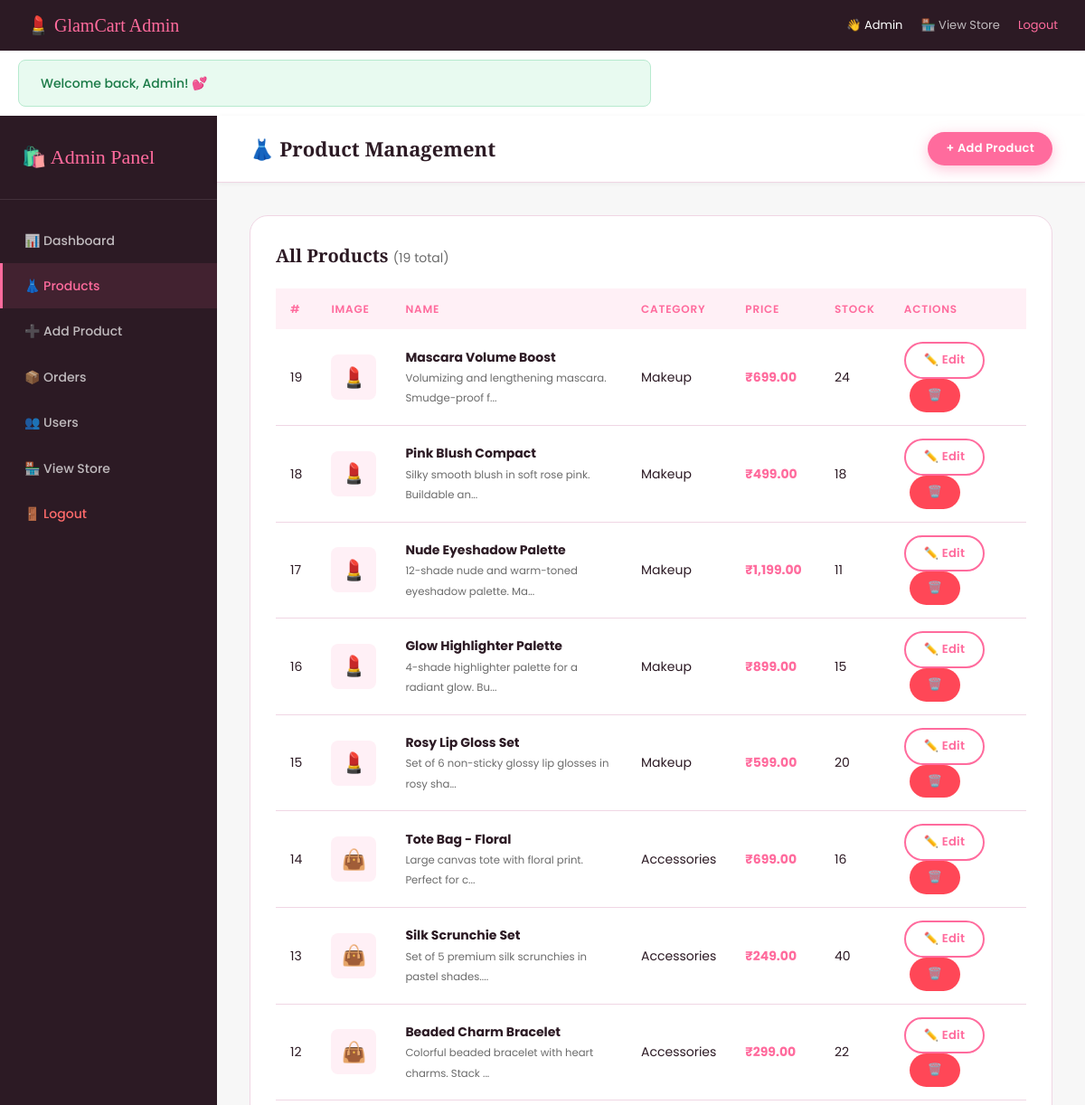
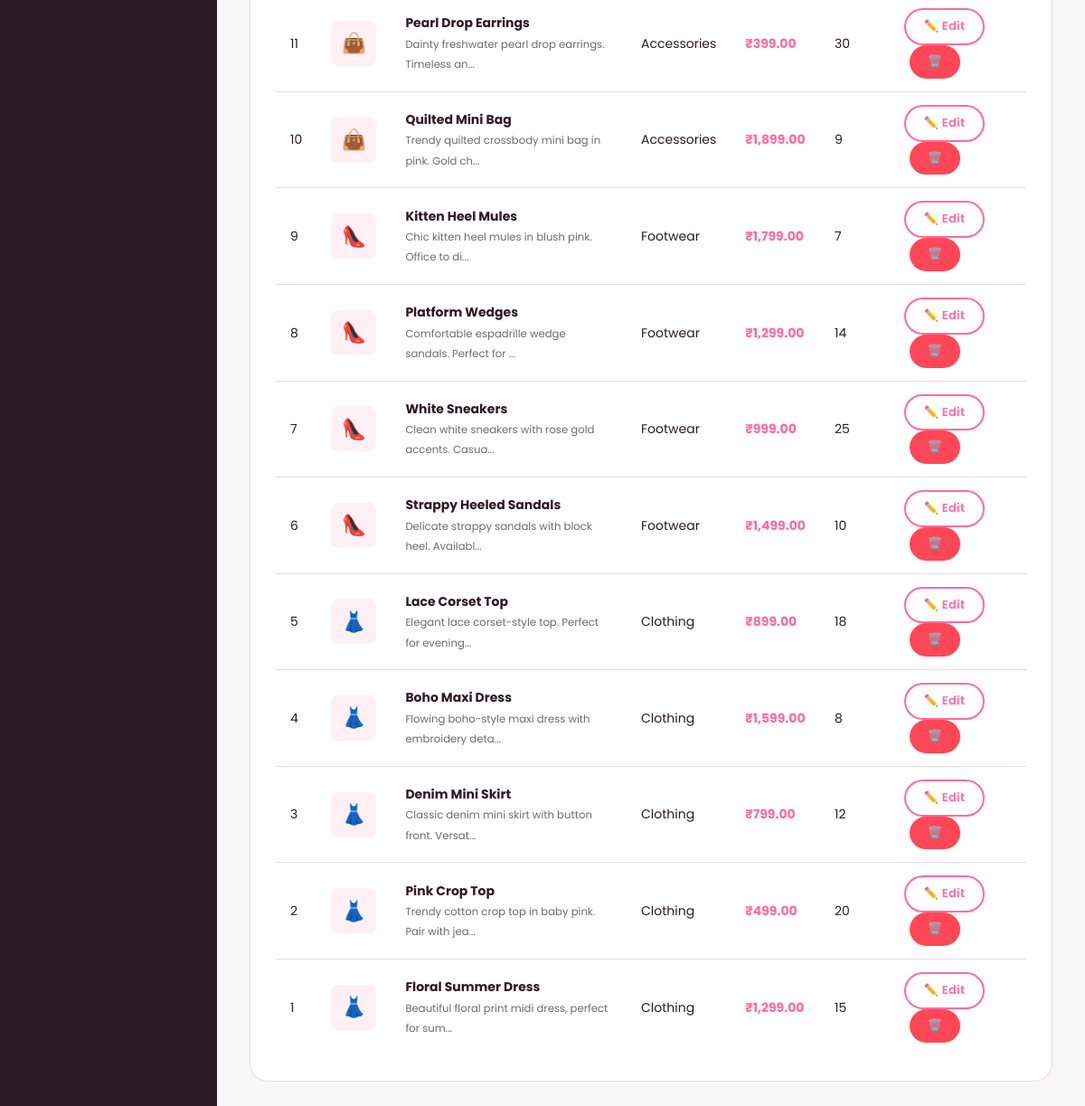
Page /admin.php?tab=products (signed in) on the committed database (2 pictures, top to bottom).
### tables this page shows
CREATE TABLE IF NOT EXISTS products (
    id INT AUTO_INCREMENT PRIMARY KEY,
    name VARCHAR(200) NOT NULL,
    description TEXT,
    price DECIMAL(10,2) NOT NULL,
    image VARCHAR(255) NOT NULL,
    category_id INT,
    stock INT DEFAULT 10,
    created_at TIMESTAMP DEFAULT CURRENT_TIMESTAMP,
    FOREIGN KEY (category_id) REFERENCES categories(id) ON DELETE SET NULL
);

CREATE TABLE IF NOT EXISTS categories (
    id INT AUTO_INCREMENT PRIMARY KEY,
    name VARCHAR(100) NOT NULL
);

### admin.php (the view, shortened to what this page needs)
<?php
require_once 'db.php';
$total_products = mysqli_fetch_assoc(mysqli_query($conn, "SELECT COUNT(*) AS cnt FROM products"))['cnt'];
$total_users = mysqli_fetch_assoc(mysqli_query($conn, "SELECT COUNT(*) AS cnt FROM users WHERE role='user'"))['cnt'];
$total_orders = mysqli_fetch_assoc(mysqli_query($conn, "SELECT COUNT(*) AS cnt FROM orders"))['cnt'];
$revenue_row = mysqli_fetch_assoc(mysqli_query($conn, "SELECT SUM(total) AS rev FROM orders"));
$total_revenue = $revenue_row['rev'] ?? 0;
$products_result = mysqli_query($conn, "
    SELECT p.*, c.name AS cat_name
    FROM products p
    LEFT JOIN categories c ON p.category_id = c.id
    ORDER BY p.id DESC
");
$tab = $_GET['tab'] ?? 'dashboard';
?>
<!DOCTYPE html>
<html lang="en">
<head>
    <link rel="stylesheet" href="style.css">
</head>
<body>
<div style="background:var(--dark);color:white;padding:12px 30px;display:flex;justify-content:space-between;align-items:center;">
    <span style="font-family:var(--font-head);font-size:20px;color:var(--pink);">💄 GlamCart Admin</span>
    <div style="display:flex;gap:20px;font-size:13px;">
        <span>👋 <?php echo htmlspecialchars($_SESSION['user_name']); ?></span>
        <a href="index.php" style="color:rgba(255,255,255,0.7);">🏪 View Store</a>
        <a href="logout.php" style="color:var(--pink);">Logout</a>
    </div>
</div>
<?php if (isset($_SESSION['msg'])): ?>
    <div class="flash flash-<?php echo $_SESSION['msg_type'] ?? 'info'; ?>" style="margin:10px 20px;border-radius:8px;">
        <?php echo htmlspecialchars($_SESSION['msg']); unset($_SESSION['msg']); unset($_SESSION['msg_type']); ?>
    </div>
<?php endif; ?>
<div class="admin-layout">
    <div class="admin-sidebar">
        <div class="admin-logo">🛍️ Admin Panel</div>
        <div class="admin-menu">
            <a href="admin.php?tab=dashboard" class="<?php echo $tab==='dashboard'?'active':''; ?>">
                📊 Dashboard
            </a>
            <a href="admin.php?tab=products" class="<?php echo $tab==='products'?'active':''; ?>">
                👗 Products
            </a>
            <a href="add_product.php">
                ➕ Add Product
            </a>
            <a href="admin.php?tab=orders" class="<?php echo $tab==='orders'?'active':''; ?>">
                📦 Orders
            </a>
            <a href="admin.php?tab=users" class="<?php echo $tab==='users'?'active':''; ?>">
                👥 Users
            </a>
            <a href="index.php">
                🏪 View Store
            </a>
            <a href="logout.php" style="color:#ff6b6b;">
                🚪 Logout
            </a>
        </div>
    </div>
    <div class="admin-main">
        <div class="admin-topbar">
            <h2>
                <?php
                $titles = [
                    'dashboard' => '📊 Dashboard Overview',
                    'products'  => '👗 Product Management',
                    'orders'    => '📦 Order Management',
                    'users'     => '👥 User Management',
                ];
                echo $titles[$tab] ?? '📊 Dashboard';
                ?>
            </h2>
            <a href="add_product.php" class="btn btn-primary btn-sm">+ Add Product</a>
        </div>
        <div class="admin-content">
        <?php if ($tab === 'dashboard'): ?>
            <div class="stats-grid">
                <div class="stat-card pink">
                    <div class="icon">👗</div>
                    <h3><?php echo $total_products; ?></h3>
                    <p>Total Products</p>
                </div>
                <div class="stat-card gold">
                    <div class="icon">👥</div>
                    <h3><?php echo $total_users; ?></h3>
                    <p>Registered Users</p>
                </div>
                <div class="stat-card green">
                    <div class="icon">📦</div>
                    <h3><?php echo $total_orders; ?></h3>
                    <p>Total Orders</p>
                </div>
                <div class="stat-card blue">
                    <div class="icon">💰</div>
                    <h3>₹<?php echo number_format($total_revenue, 0); ?></h3>
                    <p>Total Revenue</p>
                </div>
            </div>
            <div class="admin-table-box">
                <h3>📦 Recent Orders</h3>
                <?php
                $recent_orders = mysqli_query($conn, "
                    SELECT o.*, u.name AS customer_name
                    FROM orders o JOIN users u ON o.user_id = u.id
                    ORDER BY o.created_at DESC LIMIT 5
                ");
                ?>
                <table class="admin-table">
                    <thead>
                        <tr>
                            <th>Order #</th>
                            <th>Customer</th>
                            <th>Total</th>
                            <th>Status</th>
                            <th>Date</th>
                        </tr>
                    </thead>
                    <tbody>
                        <?php while ($order = mysqli_fetch_assoc($recent_orders)): ?>
                        <tr>
                            <td>#<?php echo $order['id']; ?></td>
                            <td><?php echo htmlspecialchars($order['customer_name']); ?></td>
                            <td>₹<?php echo number_format($order['total'], 2); ?></td>
                            <td>
                                <span class="status-badge status-<?php echo $order['status']; ?>">
                                    <?php echo ucfirst($order['status']); ?>
                                </span>
                            </td>
                            <td><?php echo date('d M Y', strtotime($order['created_at'])); ?></td>
                        </tr>
                        <?php endwhile; ?>
                    </tbody>
                </table>
                <div style="margin-top:14px;">
                    <a href="admin.php?tab=orders" class="btn btn-outline btn-sm">View All Orders →</a>
                </div>
            </div>
        <!-- ========================
             PRODUCTS TAB
             ======================== -->
        <?php elseif ($tab === 'products'): ?>
            <div class="admin-table-box">
                <h3>All Products <span style="font-size:14px;color:var(--gray);font-family:var(--font-body);font-weight:400;">(<?php echo $total_products; ?> total)</span></h3>
                <table class="admin-table">
                    <thead>
                        <tr>
                            <th>#</th>
                            <th>Image</th>
                            <th>Name</th>
                            <th>Category</th>
                            <th>Price</th>
                            <th>Stock</th>
                            <th>Actions</th>
                        </tr>
                    </thead>
                    <tbody>
                        <?php while ($p = mysqli_fetch_assoc($products_result)):
                            $cat_emoji = ['Clothing'=>'👗','Footwear'=>'👠','Accessories'=>'👜','Makeup'=>'💄'];
                            $emoji = $cat_emoji[$p['cat_name']] ?? '🛍️';
                        ?>
                        <tr>
                            <td><?php echo $p['id']; ?></td>
                            <td>
                                <?php if (file_exists($p['image'])): ?>
                                    <img src="<?php echo htmlspecialchars($p['image']); ?>"
                                         alt="<?php echo htmlspecialchars($p['name']); ?>">
                                <?php else: ?>
                                    <div style="width:50px;height:50px;background:var(--pink-pale);border-radius:8px;display:flex;align-items:center;justify-content:center;font-size:22px;">
                                        <?php echo $emoji; ?>
                                    </div>
                                <?php endif; ?>
                            </td>
                            <td>
                                <strong><?php echo htmlspecialchars($p['name']); ?></strong><br>
                                <small style="color:var(--gray);"><?php echo mb_substr(htmlspecialchars($p['description']), 0, 50); ?>...</small>
                            </td>
                            <td><?php echo htmlspecialchars($p['cat_name']); ?></td>
                            <td style="color:var(--pink);font-weight:700;">₹<?php echo number_format($p['price'], 2); ?></td>
                            <td><?php echo $p['stock']; ?></td>
                            <td>
                                <a href="add_product.php?edit=<?php echo $p['id']; ?>" class="btn btn-sm btn-outline">✏️ Edit</a>
                                <a href="admin.php?tab=products&delete_product=<?php echo $p['id']; ?>"
                                   class="btn btn-sm btn-danger"
                                   onclick="return confirm('Delete this product?')"
                                   style="margin-left:6px;">🗑️</a>
                            </td>
                        </tr>
                        <?php endwhile; ?>
                    </tbody>
                </table>
            </div>
        <?php endif; ?>
        </div>
    </div>
</div>
</body>
</html>

### style.css (style rules this page uses)
:root { --pink: #FF6B9D; --pink-dark: #E0527F; --pink-light: #FFE4EF; --pink-pale: #FFF0F6; --rose: #FF3E7F; --gold: #C9A96E; --dark: #2C1A24; --gray: #6B6B6B; --light-gray: #F7F7F7; --white: #FFFFFF; --border: #F0D6E4; --shadow: 0 4px 20px rgba(255,107,157,0.15); --shadow-lg: 0 8px 40px rgba(255,107,157,0.2); --radius: 12px; --radius-lg: 20px; --font-head: 'Playfair Display', serif; --font-body: 'Poppins', sans-serif; --transition: all 0.3s ease; }
*, *::before, *::after { box-sizing: border-box; margin: 0; padding: 0; }
html { scroll-behavior: smooth; }
body { font-family: var(--font-body); background: var(--white); color: var(--dark); line-height: 1.6; min-height: 100vh; display: flex; flex-direction: column; }
a { text-decoration: none; color: inherit; transition: var(--transition); }
.btn { display: inline-flex; align-items: center; gap: 8px; padding: 13px 30px; border-radius: 50px; font-size: 14px; font-weight: 600; cursor: pointer; border: none; transition: var(--transition); letter-spacing: 0.3px; }
.btn-primary { background: var(--pink); color: var(--white); box-shadow: 0 4px 15px rgba(255,107,157,0.4); }
.btn-outline { background: transparent; color: var(--pink); border: 2px solid var(--pink); }
.btn-sm { padding: 8px 20px; font-size: 13px; }
.btn-danger { background: #ff4757; color: white; }
.flash { padding: 14px 24px; border-radius: var(--radius); margin: 20px auto; max-width: 700px; font-size: 14px; font-weight: 500; display: flex; align-items: center; gap: 10px; }
.flash-success { background: #e8faf0; color: #1a7a47; border: 1px solid #b7eacf; }
.admin-layout { display: grid; grid-template-columns: 240px 1fr; min-height: calc(100vh - 60px); }
.admin-sidebar { background: var(--dark); padding: 0; color: white; }
.admin-logo { padding: 28px 24px; font-family: var(--font-head); font-size: 22px; color: var(--pink); border-bottom: 1px solid rgba(255,255,255,0.1); }
.admin-menu { padding: 20px 0; }
.admin-menu a { display: flex; align-items: center; gap: 12px; padding: 14px 24px; color: rgba(255,255,255,0.7); font-size: 14px; font-weight: 500; transition: var(--transition); border-left: 3px solid transparent; }
.admin-menu a:hover, .admin-menu a.active { background: rgba(255,107,157,0.1); color: var(--pink); border-left-color: var(--pink); }
.admin-main { background: var(--light-gray); }
.admin-topbar { background: white; padding: 18px 36px; display: flex; justify-content: space-between; align-items: center; border-bottom: 1px solid var(--border); box-shadow: 0 1px 6px rgba(0,0,0,0.05); }
.admin-topbar h2 { font-family: var(--font-head); font-size: 22px; color: var(--dark); }
.admin-content { padding: 36px; }
.admin-table-box { background: white; border-radius: var(--radius-lg); padding: 28px; border: 1px solid var(--border); margin-bottom: 28px; }
.admin-table-box h3 { font-family: var(--font-head); font-size: 20px; margin-bottom: 20px; color: var(--dark); }
.admin-table { width: 100%; border-collapse: collapse; font-size: 14px; }
.admin-table th { background: var(--pink-pale); padding: 13px 16px; text-align: left; font-weight: 600; font-size: 12px; color: var(--pink); letter-spacing: 0.8px; text-transform: uppercase; }
.admin-table td { padding: 14px 16px; border-bottom: 1px solid var(--border); vertical-align: middle; }
.admin-table tr:last-child td { border-bottom: none; }

### rows in the picture
products: id "19", category.name "💄", name "Mascara Volume Boost", description "Volumizing and lengthening mascara. Smudge-proof f", category.name "Makeup", price "699.00", stock "24"
products: id "18", category.name "💄", name "Pink Blush Compact", description "Silky smooth blush in soft rose pink. Buildable an", category.name "Makeup", price "499.00", stock "18"
products: id "17", category.name "💄", name "Nude Eyeshadow Palette", description "12-shade nude and warm-toned eyeshadow palette. Ma", category.name "Makeup", price "1,199.00", stock "11"
products: id "16", category.name "💄", name "Glow Highlighter Palette", description "4-shade highlighter palette for a radiant glow. Bu", category.name "Makeup", price "899.00", stock "15"
products: id "15", category.name "💄", name "Rosy Lip Gloss Set", description "Set of 6 non-sticky glossy lip glosses in rosy sha", category.name "Makeup", price "599.00", stock "20"
products: id "14", category.name "👜", name "Tote Bag - Floral", description "Large canvas tote with floral print. Perfect for c", category.name "Accessories", price "699.00", stock "16"
products: id "13", category.name "👜", name "Silk Scrunchie Set", description "Set of 5 premium silk scrunchies in pastel shades.", category.name "Accessories", price "249.00", stock "40"
products: id "12", category.name "👜", name "Beaded Charm Bracelet", description "Colorful beaded bracelet with heart charms. Stack", category.name "Accessories", price "299.00", stock "22"
products: id "11", category.name "👜", name "Pearl Drop Earrings", description "Dainty freshwater pearl drop earrings. Timeless an", category.name "Accessories", price "399.00", stock "30"
products: id "10", category.name "👜", name "Quilted Mini Bag", description "Trendy quilted crossbody mini bag in pink. Gold ch", category.name "Accessories", price "1,899.00", stock "9"
products: id "9", category.name "👠", name "Kitten Heel Mules", description "Chic kitten heel mules in blush pink. Office to di", category.name "Footwear", price "1,799.00", stock "7"
products: id "8", category.name "👠", name "Platform Wedges", description "Comfortable espadrille wedge sandals. Perfect for", category.name "Footwear", price "1,299.00", stock "14"
products: id "7", category.name "👠", name "White Sneakers", description "Clean white sneakers with rose gold accents. Casua", category.name "Footwear", price "999.00", stock "25"
products: id "6", category.name "👠", name "Strappy Heeled Sandals", description "Delicate strappy sandals with block heel. Availabl", category.name "Footwear", price "1,499.00", stock "10"
products: id "5", category.name "👗", name "Lace Corset Top", description "Elegant lace corset-style top. Perfect for evening", category.name "Clothing", price "899.00", stock "18"
products: id "4", category.name "👗", name "Boho Maxi Dress", description "Flowing boho-style maxi dress with embroidery deta", category.name "Clothing", price "1,599.00", stock "8"
products: id "3", category.name "👗", name "Denim Mini Skirt", description "Classic denim mini skirt with button front. Versat", category.name "Clothing", price "799.00", stock "12"
products: id "2", category.name "👗", name "Pink Crop Top", description "Trendy cotton crop top in baby pink. Pair with jea", category.name "Clothing", price "499.00", stock "20"
products: id "1", category.name "👗", name "Floral Summer Dress", description "Beautiful floral print midi dress, perfect for sum", category.name "Clothing", price "1,299.00", stock "15"

### other values in the picture
$_SESSION['user_name'] "Admin"
$_SESSION['msg'] "Welcome back, Admin! 💕"
$titles[$tab] "👗 Product Management"
$total_products "19"
